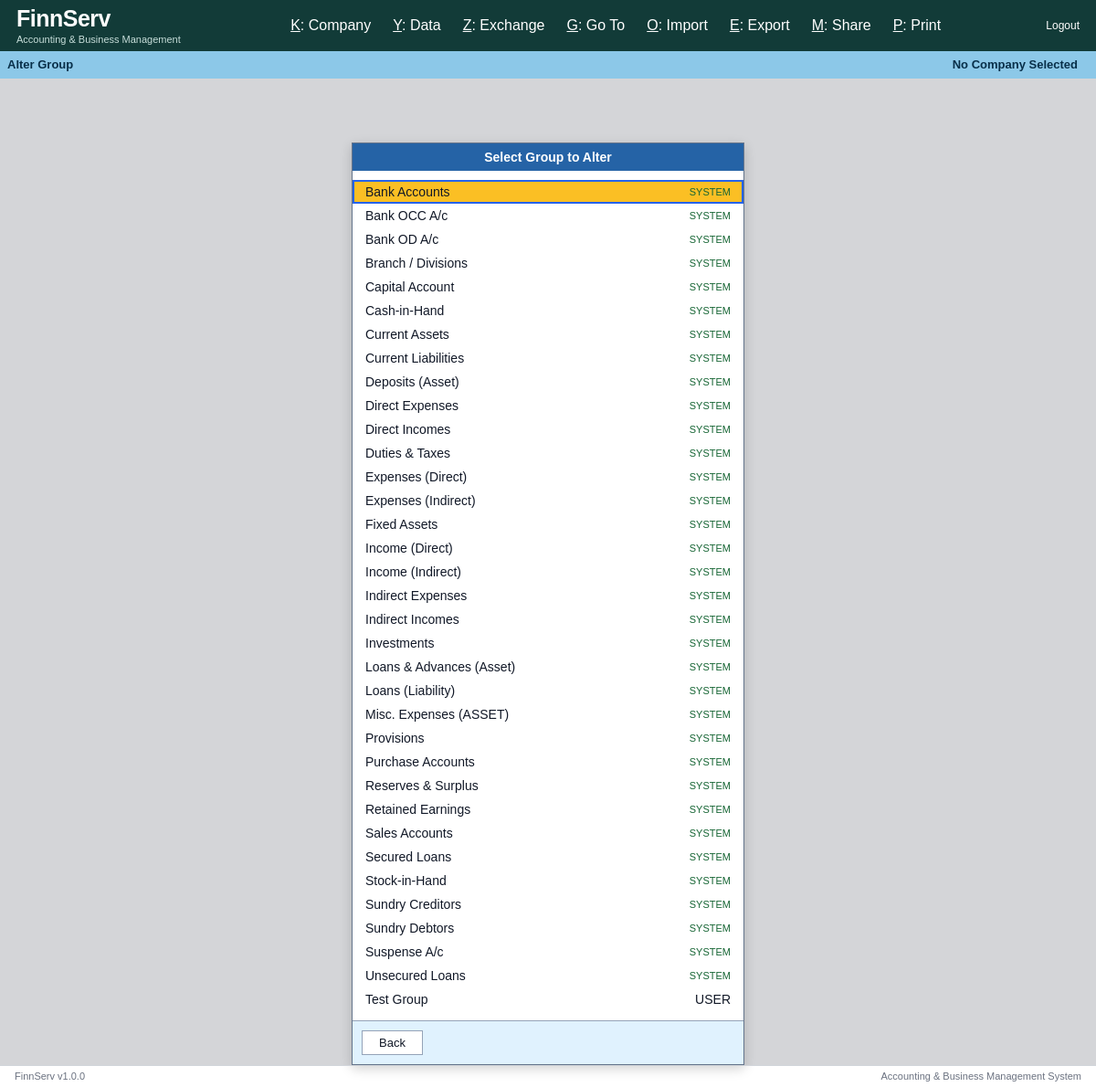
The app's page /groups/alter.php (signed in) with its own data.
### tables this page shows
CREATE TABLE `groups` (
  `id` int(10) UNSIGNED NOT NULL,
  `company_id` int(10) UNSIGNED NOT NULL,
  `name` varchar(100) NOT NULL,
  `alias` varchar(100) DEFAULT NULL,
  `parent_id` int(10) UNSIGNED DEFAULT NULL,
  `nature` enum('Assets','Liabilities','Income','Expenses') NOT NULL,
  `affects_gross_profit` tinyint(1) NOT NULL DEFAULT 0,
  `behaves_like_subledger` tinyint(1) NOT NULL DEFAULT 0,
  `net_debit_credit_reporting` tinyint(1) NOT NULL DEFAULT 0,
  `used_for_calculation` tinyint(1) NOT NULL DEFAULT 0,
  `allocation_method` enum('Not Applicable','Appropriate by Qty','Appropriate by Value') NOT NULL DEFAULT 'Not Applicable',
  `hsn_sac_details_mode` enum('As per Company/Group','Specify Details Here','Use GST Classification') NOT NULL DEFAULT 'As per Company/Group',
  `hsn_sac` varchar(20) DEFAULT NULL,
  `hsn_sac_description` varchar(255) DEFAULT NULL,
  `gst_rate_details_mode` enum('As per Company/Group','Specify Details Here','Specify Slab-Based Rates','Use GST Classification') NOT NULL DEFAULT 'As per Company/Group',
  `taxability_type` varchar(50) DEFAULT NULL,
  `gst_rate` decimal(5,2) DEFAULT NULL,
  `is_system` tinyint(1) NOT NULL DEFAULT 0,
  `display_order` int(11) NOT NULL DEFAULT 0,
  `created_at` timestamp NOT NULL DEFAULT current_timestamp(),
  `updated_at` timestamp NOT NULL DEFAULT current_timestamp() ON UPDATE current_timestamp()
);

### groups/repository.php (called while the page is built, shortened)
<?php
function getAllGroups(PDO $pdo, int $companyId): array
{
    $stmt = $pdo->prepare("
        SELECT
            id,
            company_id,
            name,
            alias,
            parent_id,
            nature,
            affects_gross_profit,
            behaves_like_subledger,
            net_debit_credit_reporting,
            used_for_calculation,
            allocation_method,
            hsn_sac_details_mode,
            hsn_sac,
            hsn_sac_description,
            gst_rate_details_mode,
            taxability_type,
            gst_rate,
            is_system,
            display_order,
            created_at,
            updated_at
        FROM groups
        WHERE company_id = ?
        ORDER BY display_order ASC, name ASC
    ");
    $stmt->execute([$companyId]);
    return $stmt->fetchAll(PDO::FETCH_ASSOC);
}

### groups/alter.php (the view, shortened to what this page needs)
<?php
require_once __DIR__ . '/../includes/init.php';
require_once __DIR__ . '/repository.php';
$companyId = (int) $_SESSION['company_id'];
$companyName =
    $_SESSION['company_name'] ?? 'No Company Selected';
$groups = getAllGroups($pdo, $companyId);
usort(
    $groups,
    static function (array $a, array $b): int {
        if (
            (int) $a['is_system'] !==
            (int) $b['is_system']
        ) {
            return
                (int) $b['is_system'] <=>
                (int) $a['is_system'];
        }
        return strcasecmp(
            (string) $a['name'],
            (string) $b['name']
        );
    }
);
?>
<!DOCTYPE html>
<html lang="en">
<head>
    <link
        rel="stylesheet"
        href="<?= BASE_URL ?>assets/css/style.css?v=<?= time() ?>"
    >
    <link
        rel="stylesheet"
        href="<?= BASE_URL ?>assets/css/gateway.css?v=<?= time() ?>"
    >
    <link
        rel="stylesheet"
        href="<?= BASE_URL ?>assets/css/company.css?v=<?= time() ?>"
    >
</head>
<body class="gateway-page">
<div class="gateway-app">
    <header class="gateway-topbar">
        <div class="gateway-brand">
            <div class="gateway-logo">
                FinnServ
            </div>
            <div class="gateway-version">
                Accounting &amp; Business Management
            </div>
        </div>
        <nav class="gateway-shortcuts">
            <a href="<?= BASE_URL ?>dashboard/">
                <u>K</u>: Company
            </a>
            <span>
                <u>Y</u>: Data
            </span>
            <span>
                <u>Z</u>: Exchange
            </span>
            <span>
                <u>G</u>: Go To
            </span>
            <span>
                <u>O</u>: Import
            </span>
            <span>
                <u>E</u>: Export
            </span>
            <span>
                <u>M</u>: Share
            </span>
            <span>
                <u>P</u>: Print
            </span>
        </nav>
        <a
            href="<?= BASE_URL ?>auth/logout.php"
            class="gateway-logout"
        >
            Logout
        </a>
    </header>
    <div class="gateway-titlebar">
        <strong>
            Alter Group
        </strong>
        <div class="gateway-title-company">
            <?= htmlspecialchars($companyName) ?>
        </div>
    </div>
    <main class="company-select-page">
        <section class="company-select-panel">
            <div class="company-select-title">
                Select Group to Alter
            </div>
            <div class="company-select-list">
                <?php if (empty($groups)): ?>
                    <div class="company-select-empty">
                        No groups available.
                    </div>
                <?php else: ?>
                    <?php foreach ($groups as $group): ?>
                        <a
                            href="<?= BASE_URL ?>groups/edit.php?id=<?= (int) $group['id'] ?>"
                            class="company-select-item"
                        >
                            <span>
                                <?= htmlspecialchars(
                                    $group['name']
                                ) ?>
                            </span>
                            <?php if (
                                (int) $group['is_system'] === 1
                            ): ?>
                                <span class="company-active-label">
                                    SYSTEM
                                </span>
                            <?php else: ?>
                                <span>
                                    USER
                                </span>
                            <?php endif; ?>
                        </a>
                    <?php endforeach; ?>
                <?php endif; ?>
            </div>
            <div class="company-select-actions">
                <a
                    href="<?= BASE_URL ?>groups/"
                    class="company-action-button"
                >
                    Back
                </a>
            </div>
        </section>
    </main>
    <footer class="gateway-footer">
        <span>
            FinnServ v1.0.0
        </span>
        <span>
            Accounting &amp; Business Management System
        </span>
    </footer>
</div>
</body>
</html>

### assets/css/style.css (style rules this page uses)
* { box-sizing: border-box; margin: 0; padding: 0; }
:root { --bg: #f5f7fb; --surface: #ffffff; --border: #e5e7eb; --text: #111827; --muted: #6b7280; --primary: #2563eb; --primary-dark: #1d4ed8; --danger: #dc2626; }
body { font-family: Arial, Helvetica, sans-serif; background: var(--bg); color: var(--text); min-height: 100vh; }
a { text-decoration: none; color: inherit; }

### assets/css/gateway.css (style rules this page uses)
.gateway-page { margin: 0; background: #ffffff; color: #111827; font-family: Arial, Helvetica, sans-serif; overflow: hidden; }
.gateway-app { min-height: 100vh; display: flex; flex-direction: column; }
.gateway-topbar { height: 70px; display: flex; align-items: center; gap: 28px; padding: 0 18px; background: #123b38; color: #ffffff; }
.gateway-brand { min-width: 185px; }
.gateway-logo { font-size: 25px; font-weight: 700; letter-spacing: -0.5px; }
.gateway-version { margin-top: 2px; color: #c7deda; font-size: 11px; }
.gateway-shortcuts { flex: 1; display: flex; align-items: center; justify-content: center; gap: 24px; }
.gateway-logout { color: #ffffff; font-size: 12px; text-decoration: none; }
.gateway-titlebar { min-height: 30px; display: flex; align-items: center; justify-content: space-between; padding: 0 8px; background: #8cc8e8; color: #082f49; font-size: 13px; }
.gateway-footer { height: 30px; display: flex; align-items: center; justify-content: space-between; padding: 0 16px; border-top: 1px solid #d1d5db; color: #6b7280; font-size: 11px; }

### assets/css/company.css (style rules this page uses)
.gateway-title-company { margin-right: 12px; font-weight: 600; }
.company-action-button { border: 1px solid #94a3b8; padding: 5px 18px; background: #ffffff; color: #111827; font-family: Arial, Helvetica, sans-serif; font-size: 13px; text-decoration: none; cursor: pointer; }
.company-select-page { flex: 1; display: flex; justify-content: center; align-items: flex-start; padding-top: 70px; background: rgba(17, 24, 39, 0.18); }
.company-select-panel { width: 430px; max-height: calc(100vh - 180px); display: flex; flex-direction: column; border: 1px solid #64748b; background: #e0f2fe; box-shadow: 0 4px 12px rgba(0, 0, 0, 0.18); }
.company-select-title { padding: 7px 12px; text-align: center; background: #2563a6; color: #ffffff; font-size: 14px; font-weight: 600; }
.company-select-list { flex: 1; min-height: 120px; overflow-y: auto; padding: 10px 0; background: #ffffff; }
.company-select-item { display: flex; align-items: center; justify-content: space-between; padding: 5px 14px; color: #111827; font-size: 14px; text-decoration: none; }
.company-active-label { color: #166534; font-size: 11px; }
.company-select-actions { display: flex; justify-content: space-between; padding: 10px; border-top: 1px solid #94a3b8; }
.gateway-app { min-height: 100vh; height: 100vh; display: flex; flex-direction: column; }

### records on screen
groups: name "Bank Accounts", is_system "SYSTEM"
groups: name "Bank OCC A/c", is_system "SYSTEM"
groups: name "Bank OD A/c", is_system "SYSTEM"
groups: name "Branch / Divisions", is_system "SYSTEM"
groups: name "Capital Account", is_system "SYSTEM"
groups: name "Cash-in-Hand", is_system "SYSTEM"
groups: name "Current Assets", is_system "SYSTEM"
groups: name "Current Liabilities", is_system "SYSTEM"
groups: name "Deposits (Asset)", is_system "SYSTEM"
groups: name "Direct Expenses", is_system "SYSTEM"
groups: name "Direct Incomes", is_system "SYSTEM"
groups: name "Duties & Taxes", is_system "SYSTEM"
groups: name "Expenses (Direct)", is_system "SYSTEM"
groups: name "Expenses (Indirect)", is_system "SYSTEM"
groups: name "Fixed Assets", is_system "SYSTEM"
groups: name "Income (Direct)", is_system "SYSTEM"
groups: name "Income (Indirect)", is_system "SYSTEM"
groups: name "Indirect Expenses", is_system "SYSTEM"
groups: name "Indirect Incomes", is_system "SYSTEM"
groups: name "Investments", is_system "SYSTEM"
groups: name "Loans & Advances (Asset)", is_system "SYSTEM"
groups: name "Loans (Liability)", is_system "SYSTEM"
groups: name "Misc. Expenses (ASSET)", is_system "SYSTEM"
groups: name "Provisions", is_system "SYSTEM"
groups: name "Purchase Accounts", is_system "SYSTEM"
groups: name "Reserves & Surplus", is_system "SYSTEM"
groups: name "Retained Earnings", is_system "SYSTEM"
groups: name "Sales Accounts", is_system "SYSTEM"
groups: name "Secured Loans", is_system "SYSTEM"
groups: name "Stock-in-Hand", is_system "SYSTEM"
groups: name "Sundry Creditors", is_system "SYSTEM"
groups: name "Sundry Debtors", is_system "SYSTEM"
groups: name "Suspense A/c", is_system "SYSTEM"
groups: name "Unsecured Loans", is_system "SYSTEM"
groups: name "Test Group", is_system "USER"

### other values on screen
$companyName "No Company Selected"
